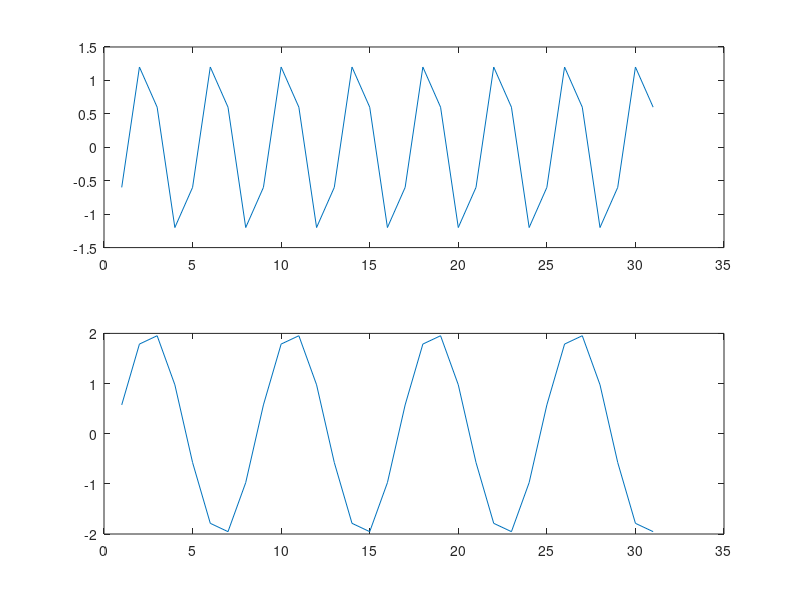
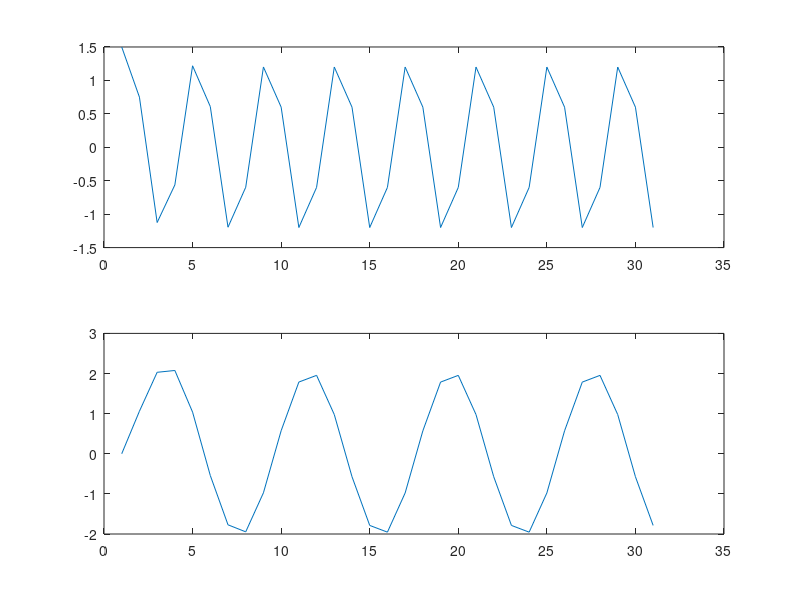
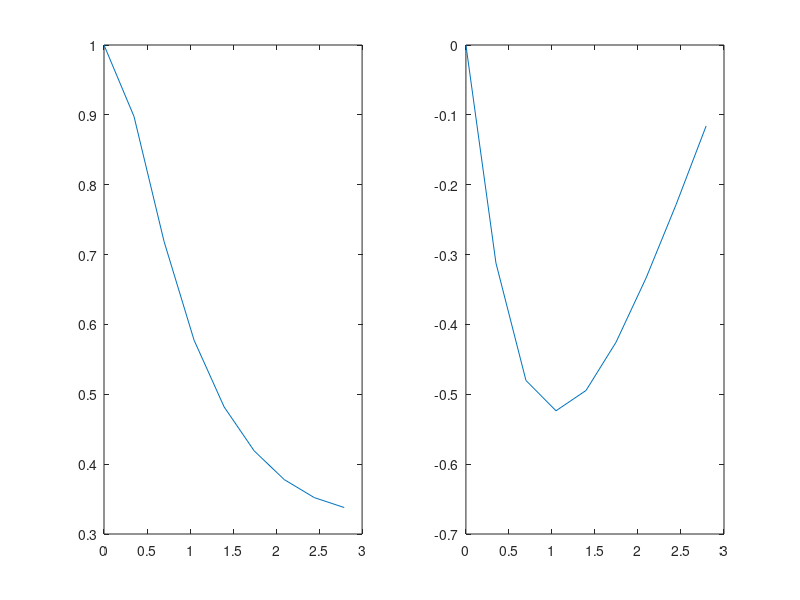

The MATLAB script that drew these images, in order:
n = linspace(0,30,31);
x1 = 3*cos(pi*n/2);
x2 = 3*sin(pi*n/4);
y11 = 1.3416*cos(pi*n/2-0.6475*pi);
y21 = 2.0358*cos(pi*n/4-0.409*pi);
b = [0.5 0];
a = [1 -0.5];
% Hw = 0.5*exp(-1j*w)/(1-0.5*exp(-1j*w));
figure(1);
subplot(211);
plot(y11);
subplot(212);
plot(y21);

y21 = filter(b,a,x1);
y22 = filter(b,a,x2);
figure(2);
subplot(211);
plot(y21);
subplot(212);
plot(y22);

N=linspace(0,pi,9);
figure(3);
[h, w]= freqz(b,a,9);

subplot(121)
plot(w,abs(h));
subplot(122)
plot(w,angle(h));

